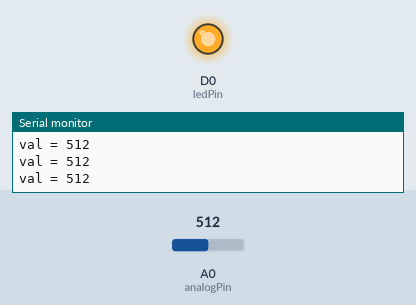
Simulated run of this sketch. Board: ESP8266 (NodeMCU). Parts: output pins drawn as LEDs (lit = HIGH), the last lines printed to the serial monitor. The inputs (shaded band) are chosen by the test bench; at power-on: A0 (analogPin) = 512.

Above: at 1.2 s.
1.3 s: A0 (analogPin) set to 163
2.8 s: A0 (analogPin) set to 137
At 3.6 s:
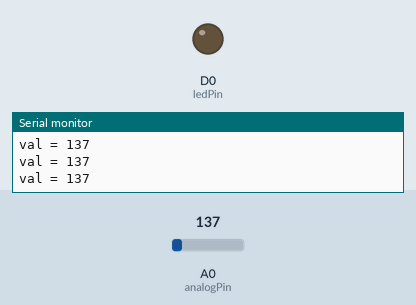
4.3 s: A0 (analogPin) set to 160
At 4.8 s:
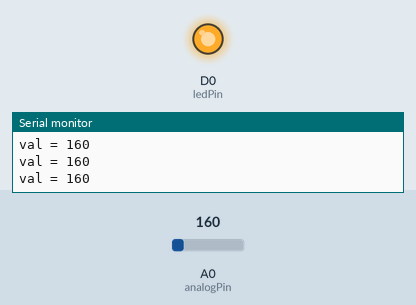
5.8 s: A0 (analogPin) set to 140
At 6.1 s:
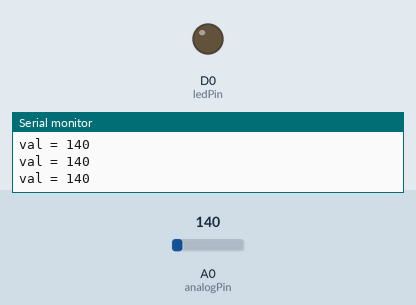
Timing chart, 0 to 8.3 s (numbered marks = the images above; inputs shaded):
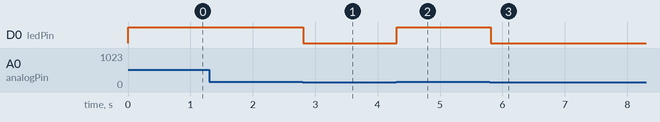

The sketch:

smoke_gas2.ino
```cpp
int ledPin = D0;
int analogPin = A0;
int val = 0;
void setup() {
  pinMode(ledPin, OUTPUT);
  Serial.begin(9600);
}

void loop() {
  val = analogRead(analogPin);
  Serial.print("val = ");
  Serial.println(val);
  if (val > 150) {
    digitalWrite(ledPin, HIGH);
  }
  else {
    digitalWrite(ledPin, LOW);
  }
  delay(100);
}
```

Measured:
- the behaviour switches between 151 and 150 on A0 (analogPin) (found by bisection; images 0 and 1)
- after the input at 2.8 s, D0 (ledPin): HIGH → LOW at once
- after the input at 4.3 s, D0 (ledPin): LOW → HIGH at once
- after the input at 5.8 s, D0 (ledPin): HIGH → LOW at once
